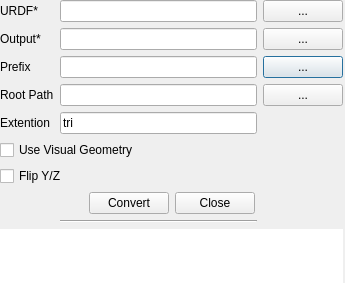
<?xml version="1.0" encoding="UTF-8"?>
<ui version="4.0">
 <class>Dialog</class>
 <widget class="QDialog" name="Dialog">
  <property name="geometry">
   <rect>
    <x>0</x>
    <y>0</y>
    <width>345</width>
    <height>283</height>
   </rect>
  </property>
  <property name="windowTitle">
   <string>URDF to ROB converter</string>
  </property>
  <widget class="QWidget" name="formLayoutWidget">
   <property name="geometry">
    <rect>
     <x>0</x>
     <y>0</y>
     <width>343</width>
     <height>284</height>
    </rect>
   </property>
   <layout class="QGridLayout" name="gridLayout">
    <item row="0" column="0">
     <widget class="QLabel" name="label_2">
      <property name="text">
       <string>URDF*</string>
      </property>
     </widget>
    </item>
    <item row="5" column="0">
     <widget class="QLabel" name="label_5">
      <property name="text">
       <string>Root Path</string>
      </property>
     </widget>
    </item>
    <item row="6" column="0">
     <widget class="QLabel" name="label">
      <property name="text">
       <string>Extention</string>
      </property>
     </widget>
    </item>
    <item row="2" column="2">
     <widget class="QPushButton" name="btn_prefix">
      <property name="text">
       <string>...</string>
      </property>
      <property name="autoDefault">
       <bool>true</bool>
      </property>
     </widget>
    </item>
    <item row="8" column="0" colspan="3">
     <widget class="QCheckBox" name="chk_flip">
      <property name="text">
       <string>Flip Y/Z</string>
      </property>
     </widget>
    </item>
    <item row="5" column="1">
     <widget class="QLineEdit" name="line_root"/>
    </item>
    <item row="2" column="0">
     <widget class="QLabel" name="label_4">
      <property name="text">
       <string>Prefix</string>
      </property>
     </widget>
    </item>
    <item row="1" column="2">
     <widget class="QPushButton" name="btn_out">
      <property name="text">
       <string>...</string>
      </property>
      <property name="autoDefault">
       <bool>true</bool>
      </property>
     </widget>
    </item>
    <item row="1" column="1">
     <widget class="QLineEdit" name="line_out"/>
    </item>
    <item row="5" column="2">
     <widget class="QPushButton" name="btn_root">
      <property name="text">
       <string>...</string>
      </property>
      <property name="autoDefault">
       <bool>true</bool>
      </property>
     </widget>
    </item>
    <item row="6" column="1">
     <widget class="QLineEdit" name="line_ext">
      <property name="text">
       <string>tri</string>
      </property>
     </widget>
    </item>
    <item row="1" column="0">
     <widget class="QLabel" name="label_3">
      <property name="text">
       <string>Output*</string>
      </property>
     </widget>
    </item>
    <item row="0" column="1">
     <widget class="QLineEdit" name="line_in"/>
    </item>
    <item row="2" column="1">
     <widget class="QLineEdit" name="line_prefix"/>
    </item>
    <item row="7" column="0" colspan="3">
     <widget class="QCheckBox" name="chk_visual">
      <property name="text">
       <string>Use Visual Geometry</string>
      </property>
     </widget>
    </item>
    <item row="11" column="0" colspan="3">
     <widget class="QLabel" name="lbl_status">
      <property name="autoFillBackground">
       <bool>false</bool>
      </property>
      <property name="styleSheet">
       <string notr="true">background-color:white</string>
      </property>
      <property name="text">
       <string/>
      </property>
     </widget>
    </item>
    <item row="0" column="2">
     <widget class="QPushButton" name="btn_in">
      <property name="sizePolicy">
       <sizepolicy hsizetype="Fixed" vsizetype="Fixed">
        <horstretch>0</horstretch>
        <verstretch>0</verstretch>
       </sizepolicy>
      </property>
      <property name="text">
       <string>...</string>
      </property>
      <property name="autoDefault">
       <bool>true</bool>
      </property>
     </widget>
    </item>
    <item row="10" column="1">
     <widget class="Line" name="line">
      <property name="orientation">
       <enum>Qt::Horizontal</enum>
      </property>
     </widget>
    </item>
    <item row="9" column="0" colspan="3">
     <layout class="QHBoxLayout" name="horizontalLayout_2">
      <item>
       <spacer name="horizontalSpacer_2">
        <property name="orientation">
         <enum>Qt::Horizontal</enum>
        </property>
        <property name="sizeHint" stdset="0">
         <size>
          <width>40</width>
          <height>20</height>
         </size>
        </property>
       </spacer>
      </item>
      <item>
       <widget class="QPushButton" name="pushButton">
        <property name="text">
         <string>Convert</string>
        </property>
       </widget>
      </item>
      <item>
       <widget class="QPushButton" name="pushButton_2">
        <property name="text">
         <string>Close</string>
        </property>
       </widget>
      </item>
      <item>
       <spacer name="horizontalSpacer">
        <property name="orientation">
         <enum>Qt::Horizontal</enum>
        </property>
        <property name="sizeHint" stdset="0">
         <size>
          <width>40</width>
          <height>20</height>
         </size>
        </property>
       </spacer>
      </item>
     </layout>
    </item>
   </layout>
  </widget>
 </widget>
 <resources/>
 <connections>
  <connection>
   <sender>btn_in</sender>
   <signal>clicked()</signal>
   <receiver>Dialog</receiver>
   <slot>findIn()</slot>
   <hints>
    <hint type="sourcelabel">
     <x>331</x>
     <y>16</y>
    </hint>
    <hint type="destinationlabel">
     <x>344</x>
     <y>141</y>
    </hint>
   </hints>
  </connection>
  <connection>
   <sender>btn_out</sender>
   <signal>clicked()</signal>
   <receiver>Dialog</receiver>
   <slot>findOut()</slot>
   <hints>
    <hint type="sourcelabel">
     <x>336</x>
     <y>47</y>
    </hint>
    <hint type="destinationlabel">
     <x>322</x>
     <y>163</y>
    </hint>
   </hints>
  </connection>
  <connection>
   <sender>btn_prefix</sender>
   <signal>clicked()</signal>
   <receiver>Dialog</receiver>
   <slot>findPrefix()</slot>
   <hints>
    <hint type="sourcelabel">
     <x>332</x>
     <y>82</y>
    </hint>
    <hint type="destinationlabel">
     <x>344</x>
     <y>194</y>
    </hint>
   </hints>
  </connection>
  <connection>
   <sender>btn_root</sender>
   <signal>clicked()</signal>
   <receiver>Dialog</receiver>
   <slot>findRoot()</slot>
   <hints>
    <hint type="sourcelabel">
     <x>318</x>
     <y>118</y>
    </hint>
    <hint type="destinationlabel">
     <x>344</x>
     <y>219</y>
    </hint>
   </hints>
  </connection>
  <connection>
   <sender>pushButton</sender>
   <signal>clicked()</signal>
   <receiver>Dialog</receiver>
   <slot>execute()</slot>
   <hints>
    <hint type="sourcelabel">
     <x>112</x>
     <y>242</y>
    </hint>
    <hint type="destinationlabel">
     <x>46</x>
     <y>234</y>
    </hint>
   </hints>
  </connection>
  <connection>
   <sender>pushButton_2</sender>
   <signal>clicked()</signal>
   <receiver>Dialog</receiver>
   <slot>close()</slot>
   <hints>
    <hint type="sourcelabel">
     <x>232</x>
     <y>241</y>
    </hint>
    <hint type="destinationlabel">
     <x>288</x>
     <y>236</y>
    </hint>
   </hints>
  </connection>
 </connections>
 <slots>
  <slot>findIn()</slot>
  <slot>findOut()</slot>
  <slot>findPrefix()</slot>
  <slot>findRoot()</slot>
  <slot>execute()</slot>
 </slots>
</ui>
